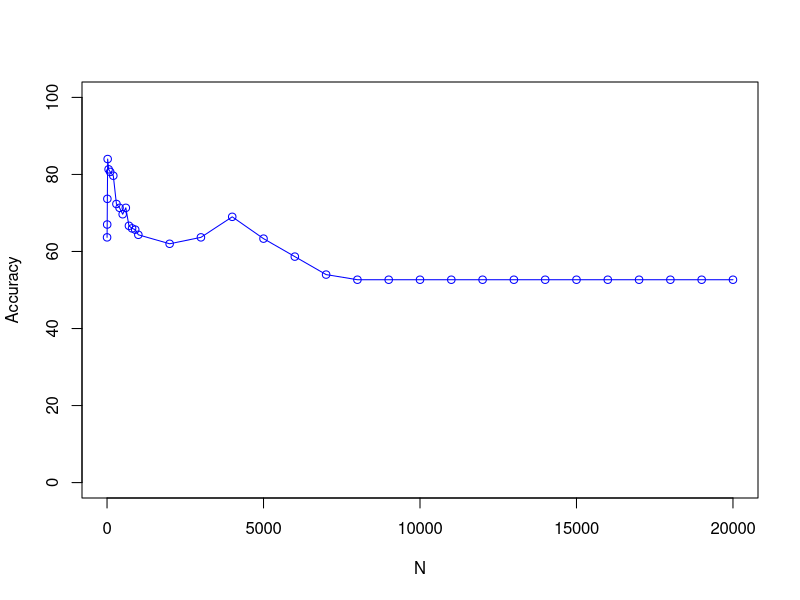

Reproduce this figure in R.
 x <- c(1, 5, 10, 20, 50, 100, 200, 300, 400, 500, 600, 700, 800, 900, 1000, 2000, 3000, 4000, 5000, 6000, 7000, 8000, 9000, 10000, 11000, 12000, 13000, 14000, 15000, 16000, 17000, 18000, 19000, 20000)
 y <- c(63.666666666666664, 67.0, 73.66666666666667, 84.0, 81.33333333333333, 80.66666666666667, 79.66666666666667, 72.33333333333333, 71.33333333333333, 69.66666666666667, 71.33333333333333, 66.66666666666667, 66.0, 65.66666666666667, 64.33333333333333, 62.0, 63.666666666666664, 69.0, 63.333333333333336, 58.666666666666664, 54.0, 52.666666666666664, 52.666666666666664, 52.666666666666664, 52.666666666666664, 52.666666666666664, 52.666666666666664, 52.666666666666664, 52.666666666666664, 52.666666666666664, 52.666666666666664, 52.666666666666664, 52.666666666666664, 52.666666666666664)
 plot(x, y, type='o', pch=1, col="blue", xlab="N", ylab="Accuracy", ylim=c(0, 100), xlim=c(0,20000))